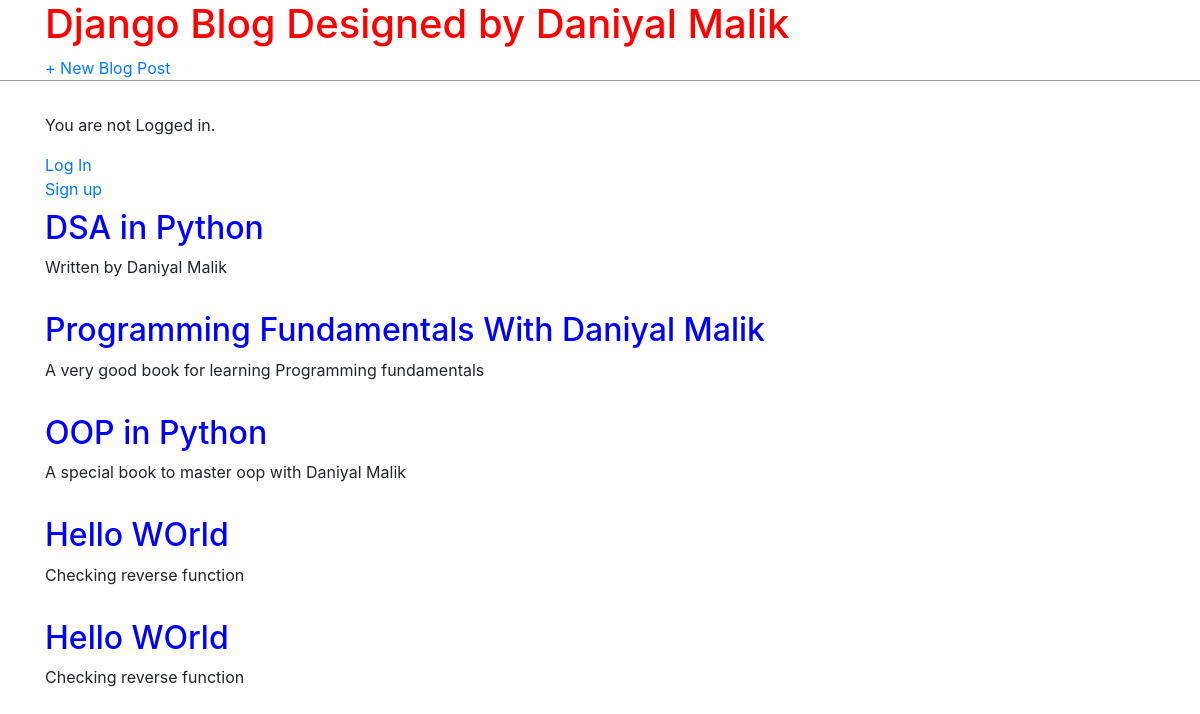
/, run on an earlier commit of the app's database.
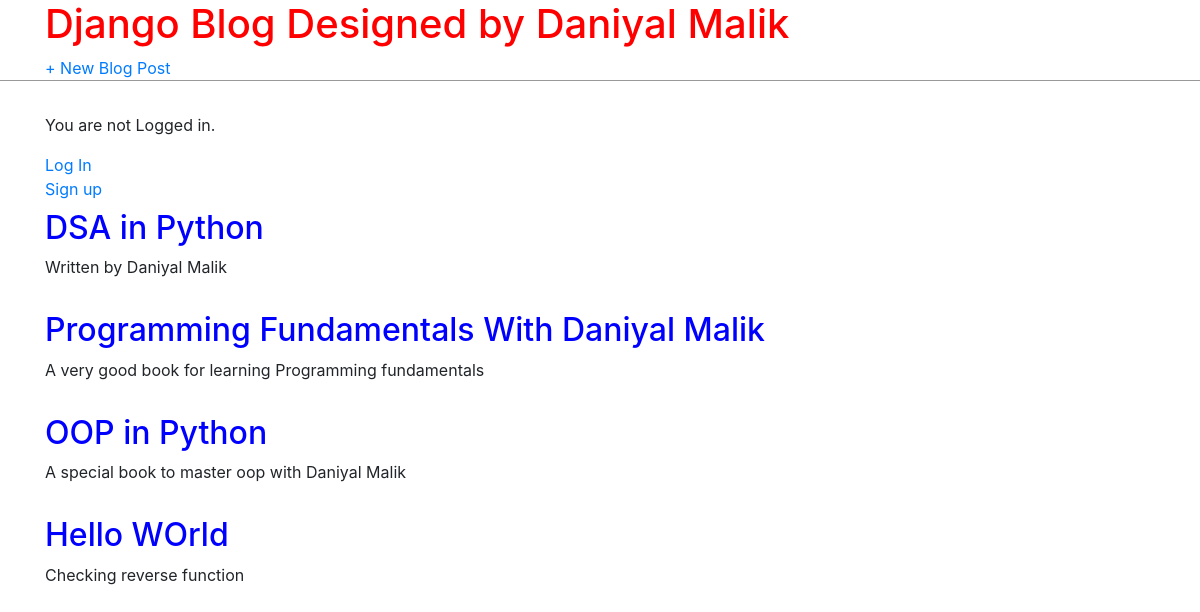
And on a later commit of the database.
### blog/models.py (models this page shows, shortened)
class Post(models.Model):
    title  = models.CharField(max_length=200)
    author=models.ForeignKey('auth.User',on_delete=models.CASCADE)
    body = models.TextField()

### blog/views.py (the view)
# urls.py: path("", BlogListView.as_view(), name="home"),
class BlogListView(ListView):
    model=Post
    template_name="home.html"

### templates/home.html
{% extends "base.html" %}
{% block content %}
  {% for post in object_list  %}
    <div class="container post-entry">
        <h2><a href="{% url 'post_detail' post.pk %}">{{post.title}}</a></h2>
        <p>{{ post.body }}</p>
    </div>
  {% endfor %}
{% endblock content %}

What changed in the data, as far as the page shows it:
removed Post: title "Hello WOrld", body "Checking reverse function"
